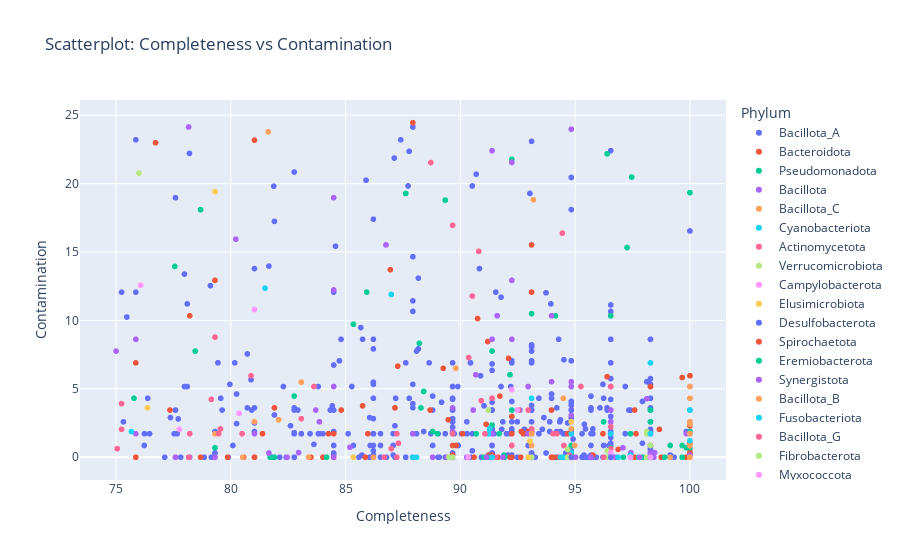

Here is the notebook cell this chart was saved with:
### Code cell
import plotly.express as px

fig = px.scatter(
    bst,
    x='completeness',
    y='contamination',
    color='phylum',
    #size='number_of_bins_per_cluster',
    title='Scatterplot: Completeness vs Contamination',
    labels={
        'completeness': 'Completeness',
        'contamination': 'Contamination',
        'phylum': 'Phylum',
        'number_of_bins_per_cluster': 'Number of Bins per Cluster'
    },
)

fig.show()

### Figure 1 — Plotly figure (JSON) as saved in the notebook; plotly's stock layout.template omitted (floating-point values rounded to 4 significant figures; data arrays with more than 128 entries replaced by an {"elided": "..."} marker saying what was removed)
{"data": [{"hovertemplate": "Phylum=Bacillota_A<br>Completeness=%{x}<br>Contamination=%{y}<extra></extra>", "legendgroup": "Bacillota_A", "marker": {"color": "#636efa", "symbol": "circle"}, "mode": "markers", "name": "Bacillota_A", "showlegend": true, "type": "scattergl", "x": {"elided": "1213 float values"}, "xaxis": "x", "y": {"elided": "1213 float values"}, "yaxis": "y"}, {"hovertemplate": "Phylum=Bacteroidota<br>Completeness=%{x}<br>Contamination=%{y}<extra></extra>", "legendgroup": "Bacteroidota", "marker": {"color": "#EF553B", "symbol": "circle"}, "mode": "markers", "name": "Bacteroidota", "showlegend": true, "type": "scattergl", "x": {"elided": "337 float values"}, "xaxis": "x", "y": {"elided": "337 float values"}, "yaxis": "y"}, {"hovertemplate": "Phylum=Pseudomonadota<br>Completeness=%{x}<br>Contamination=%{y}<extra></extra>", "legendgroup": "Pseudomonadota", "marker": {"color": "#00cc96", "symbol": "circle"}, "mode": "markers", "name": "Pseudomonadota", "showlegend": true, "type": "scattergl", "x": {"elided": "159 float values"}, "xaxis": "x", "y": {"elided": "159 float values"}, "yaxis": "y"}, {"hovertemplate": "Phylum=Bacillota<br>Completeness=%{x}<br>Contamination=%{y}<extra></extra>", "legendgroup": "Bacillota", "marker": {"color": "#ab63fa", "symbol": "circle"}, "mode": "markers", "name": "Bacillota", "showlegend": true, "type": "scattergl", "x": {"elided": "212 float values"}, "xaxis": "x", "y": {"elided": "212 float values"}, "yaxis": "y"}, {"hovertemplate": "Phylum=Bacillota_C<br>Completeness=%{x}<br>Contamination=%{y}<extra></extra>", "legendgroup": "Bacillota_C", "marker": {"color": "#FFA15A", "symbol": "circle"}, "mode": "markers", "name": "Bacillota_C", "showlegend": true, "type": "scattergl", "x": [100, 100, 100, 100, 100, 91.38, 86.21, 100, 100, 100, 100, 93.1, 82.76, 100, 100, 100, 99.14, 100, 100, 100, 100, 100, 100, 100, 98.28, 100, 100, 89.8, 96.55, 100, 79.31, 100, 100, 91.38, 100, 100, 100, 100, 93.18, 94.98, 100, 81.03, 83.07, 100, 94.48], "xaxis": "x", "y": [0, 1.72, 0, 0, 0, 0, 0, 2.41, 0, 0, 0, 0.86, 0, 0, 0, 0, 0, 0, 0, 0, 1.72, 0, 0, 1.72, 1.72, 0.86, 2.59, 6.5, 1.72, 1.72, 1.72, 4.31, 0.86, 0, 0, 0, 2.59, 5.17, 18.82, 0.86, 0.86, 2.59, 5.49, 0.86, 4.31], "yaxis": "y"}, {"hovertemplate": "Phylum=Cyanobacteriota<br>Completeness=%{x}<br>Contamination=%{y}<extra></extra>", "legendgroup": "Cyanobacteriota", "marker": {"color": "#19d3f3", "symbol": "circle"}, "mode": "markers", "name": "Cyanobacteriota", "showlegend": true, "type": "scattergl", "x": [100, 100, 94.36, 98.28, 98.28, 94.83, 100, 98.28, 94.83, 100, 100, 100, 96.55, 98.28, 100, 100, 100, 100, 87.93, 100, 100, 100, 100, 100, 100, 100, 96.55, 100, 100, 100, 100, 98.28, 100, 93.1, 98.28, 100, 91.27, 94.83, 100, 100, 100, 100, 100, 100, 100, 75.67, 91.22, 100, 100, 100, 100, 100, 98.28, 100, 98.28, 100, 100, 98.28, 100, 100, 97.41, 100, 100, 100, 100, 100, 89.66, 100, 94.51, 81.49, 100, 86.99, 88.09, 100, 96.55, 100, 98.28, 96.87], "xaxis": "x", "y": [0, 0, 0, 0, 0, 1.72, 0, 1.72, 1.72, 0, 1.72, 0, 0, 0, 0, 0, 0, 0, 0, 1.72, 1.72, 0, 0, 0, 0, 0, 0, 0, 1.21, 0, 0, 1.72, 0, 4.31, 0, 3.45, 2.07, 0.34, 0, 1.72, 1.72, 0, 1.72, 0, 1.72, 1.88, 1.72, 3.45, 0, 0, 0, 0, 0, 0, 0, 0, 0, 0, 0, 0, 0.16, 0, 1.72, 0, 0, 0, 1.72, 0, 0, 12.36, 0, 11.9, 0, 0, 0, 0, 6.9, 0], "yaxis": "y"}, {"hovertemplate": "Phylum=Actinomycetota<br>Completeness=%{x}<br>Contamination=%{y}<extra></extra>", "legendgroup": "Actinomycetota", "marker": {"color": "#FF6692", "symbol": "circle"}, "mode": "markers", "name": "Actinomycetota", "showlegend": true, "type": "scattergl", "x": [92.24, 100, 96.55, 100, 100, 93.1, 87.23, 89.66, 98.28, 98.28, 100, 98.28, 100, 98.28, 100, 100, 100, 100, 91.54, 94.75, 92.55, 90.8, 78.21, 80.88, 92.95, 75.24, 87.3, 90.36, 98.28, 98.28, 79.47, 96.55, 87.23, 79.15, 93.1, 96.55, 95.25, 94.44, 100, 94.51, 98.28, 98.28, 100, 98.28, 100, 96.55, 100, 94.83, 96.55, 96.55, 93.1, 100, 91.07, 86.99, 94.2, 79.55, 83.62, 80.49, 88.71, 90.52, 91.38, 83.07, 75.24, 86.68, 78.16, 79.31, 89.66, 75.05, 94.04, 90.91], "xaxis": "x", "y": [0.86, 1.72, 2.23, 1.72, 1.72, 1.72, 1.72, 1.72, 0, 1.72, 0, 0, 0, 0.86, 0, 0, 0, 0, 0, 0.16, 3.45, 15.05, 1.72, 5.96, 3.45, 2.04, 1.02, 7.29, 1.72, 1.72, 1.72, 0.63, 0, 4.23, 1.72, 5.17, 5.17, 16.38, 0, 0.86, 0, 0, 0, 0, 0, 0, 0, 0, 1.72, 0, 2.07, 0, 1.72, 0.63, 1.72, 2.07, 5.17, 1.72, 21.54, 11.78, 4.31, 2.82, 3.92, 0, 0, 8.78, 16.95, 0.63, 1.72, 4.14], "yaxis": "y"}, {"hovertemplate": "Phylum=Verrucomicrobiota<br>Completeness=%{x}<br>Contamination=%{y}<extra></extra>", "legendgroup": "Verrucomicrobiota", "marker": {"color": "#B6E880", "symbol": "circle"}, "mode": "markers", "name": "Verrucomicrobiota", "showlegend": true, "type": "scattergl", "x": [94.83, 100, 100, 100, 100, 94.67, 93.1, 96.39, 96.39, 98.12, 100, 100, 100, 100, 100, 100, 100, 100, 100, 100, 100, 98.28, 100, 100, 94.83, 98.28, 94.67, 94.67, 98.12, 91.22, 98.28, 98.28, 89.5, 98.12, 98.12, 98.12, 98.12, 98.12, 96.39, 98.12, 94.67, 100, 100, 100, 98.12, 98.28, 98.28, 98.28, 98.28, 96.55, 98.28, 98.28, 100, 91.38, 96.39, 97.41, 98.12, 76], "xaxis": "x", "y": [0, 0, 0, 0, 0, 0.57, 0, 0, 0, 0, 0, 0, 0, 0, 0, 0, 0, 0, 0, 0, 0, 0, 0, 0, 0, 0, 0, 0, 0, 3.45, 1.72, 0, 0, 1.72, 0, 0, 1.72, 1.88, 0.47, 1.72, 0, 0, 0, 0, 0, 0, 0, 0, 0, 0, 0.86, 0, 0, 0, 0, 0, 0, 20.77], "yaxis": "y"}, {"hovertemplate": "Phylum=Campylobacterota<br>Completeness=%{x}<br>Contamination=%{y}<extra></extra>", "legendgroup": "Campylobacterota", "marker": {"color": "#FF97FF", "symbol": "circle"}, "mode": "markers", "name": "Campylobacterota", "showlegend": true, "type": "scattergl", "x": [90.34, 96.55, 76.07, 77.76, 81.03, 80.36, 92.24, 98.28, 96.55, 92.48, 98.28, 97.41], "xaxis": "x", "y": [0, 0, 12.57, 2.04, 10.8, 3.21, 4.94, 0, 0.34, 3.45, 0, 0], "yaxis": "y"}, {"hovertemplate": "Phylum=Elusimicrobiota<br>Completeness=%{x}<br>Contamination=%{y}<extra></extra>", "legendgroup": "Elusimicrobiota", "marker": {"color": "#FECB52", "symbol": "circle"}, "mode": "markers", "name": "Elusimicrobiota", "showlegend": true, "type": "scattergl", "x": [93.03, 92.95, 94.83, 94.83, 94.83, 76.37, 94.83, 85.34], "xaxis": "x", "y": [1.18, 0, 0, 0, 0, 3.61, 2.59, 0], "yaxis": "y"}, {"hovertemplate": "Phylum=Desulfobacterota<br>Completeness=%{x}<br>Contamination=%{y}<extra></extra>", "legendgroup": "Desulfobacterota", "marker": {"color": "#636efa", "symbol": "circle"}, "mode": "markers", "name": "Desulfobacterota", "showlegend": true, "type": "scattergl", "x": [98.28, 91.38, 98.28, 98.28, 98.28, 80.25, 98.28, 96.55, 98.28, 98.28, 95.69, 98.28, 98.28, 96.55, 94.83, 98.28, 98.28, 93.97, 98.28, 94.83, 86.21, 95.45, 96.55, 96.55, 82.76, 92.24, 96.55, 82.76, 75.47], "xaxis": "x", "y": [0, 0, 0, 0, 0, 4.62, 0, 0, 0, 0, 0.86, 0, 0, 0, 0, 0, 1.72, 3.45, 0, 3.45, 1.72, 2.07, 1.72, 1.72, 0, 2.59, 1.72, 3.61, 10.25], "yaxis": "y"}, {"hovertemplate": "Phylum=Spirochaetota<br>Completeness=%{x}<br>Contamination=%{y}<extra></extra>", "legendgroup": "Spirochaetota", "marker": {"color": "#EF553B", "symbol": "circle"}, "mode": "markers", "name": "Spirochaetota", "showlegend": true, "type": "scattergl", "x": [100, 98.28, 92.24, 92.24, 93.97, 93.97, 93.97, 93.97, 93.97, 93.97], "xaxis": "x", "y": [0, 0, 1.72, 0, 0, 0, 0, 0, 0, 3.45], "yaxis": "y"}, {"hovertemplate": "Phylum=Eremiobacterota<br>Completeness=%{x}<br>Contamination=%{y}<extra></extra>", "legendgroup": "Eremiobacterota", "marker": {"color": "#00cc96", "symbol": "circle"}, "mode": "markers", "name": "Eremiobacterota", "showlegend": true, "type": "scattergl", "x": [98.28], "xaxis": "x", "y": [0], "yaxis": "y"}, {"hovertemplate": "Phylum=Synergistota<br>Completeness=%{x}<br>Contamination=%{y}<extra></extra>", "legendgroup": "Synergistota", "marker": {"color": "#ab63fa", "symbol": "circle"}, "mode": "markers", "name": "Synergistota", "showlegend": true, "type": "scattergl", "x": [100, 86.76, 83.7, 91.14, 98.28], "xaxis": "x", "y": [0, 15.52, 3.45, 0, 0], "yaxis": "y"}, {"hovertemplate": "Phylum=Bacillota_B<br>Completeness=%{x}<br>Contamination=%{y}<extra></extra>", "legendgroup": "Bacillota_B", "marker": {"color": "#FFA15A", "symbol": "circle"}, "mode": "markers", "name": "Bacillota_B", "showlegend": true, "type": "scattergl", "x": [82.08, 94.83, 93.1, 100, 100, 83.39, 100, 81.63, 80.52], "xaxis": "x", "y": [2.74, 2.07, 1.72, 0, 0, 0, 1.72, 23.78, 0], "yaxis": "y"}, {"hovertemplate": "Phylum=Fusobacteriota<br>Completeness=%{x}<br>Contamination=%{y}<extra></extra>", "legendgroup": "Fusobacteriota", "marker": {"color": "#19d3f3", "symbol": "circle"}, "mode": "markers", "name": "Fusobacteriota", "showlegend": true, "type": "scattergl", "x": [89.66, 91.38, 98.28, 96.55, 98.28, 98.28, 98.28], "xaxis": "x", "y": [0, 0, 1.72, 1.72, 1.72, 0, 1.72], "yaxis": "y"}, {"hovertemplate": "Phylum=Bacillota_G<br>Completeness=%{x}<br>Contamination=%{y}<extra></extra>", "legendgroup": "Bacillota_G", "marker": {"color": "#FF6692", "symbol": "circle"}, "mode": "markers", "name": "Bacillota_G", "showlegend": true, "type": "scattergl", "x": [96.24], "xaxis": "x", "y": [0], "yaxis": "y"}, {"hovertemplate": "Phylum=Fibrobacterota<br>Completeness=%{x}<br>Contamination=%{y}<extra></extra>", "legendgroup": "Fibrobacterota", "marker": {"color": "#B6E880", "symbol": "circle"}, "mode": "markers", "name": "Fibrobacterota", "showlegend": true, "type": "scattergl", "x": [89.66], "xaxis": "x", "y": [0], "yaxis": "y"}, {"hovertemplate": "Phylum=Myxococcota<br>Completeness=%{x}<br>Contamination=%{y}<extra></extra>", "legendgroup": "Myxococcota", "marker": {"color": "#FF97FF", "symbol": "circle"}, "mode": "markers", "name": "Myxococcota", "showlegend": true, "type": "scattergl", "x": [98.28], "xaxis": "x", "y": [0], "yaxis": "y"}, {"hovertemplate": "Phylum=Patescibacteria<br>Completeness=%{x}<br>Contamination=%{y}<extra></extra>", "legendgroup": "Patescibacteria", "marker": {"color": "#FECB52", "symbol": "circle"}, "mode": "markers", "name": "Patescibacteria", "showlegend": true, "type": "scattergl", "x": [79.31], "xaxis": "x", "y": [19.41], "yaxis": "y"}], "layout": {"legend": {"title": {"text": "Phylum"}, "tracegroupgap": 0}, "title": {"text": "Scatterplot: Completeness vs Contamination"}, "xaxis": {"anchor": "y", "domain": [0, 1], "title": {"text": "Completeness"}}, "yaxis": {"anchor": "x", "domain": [0, 1], "title": {"text": "Contamination"}}}}
